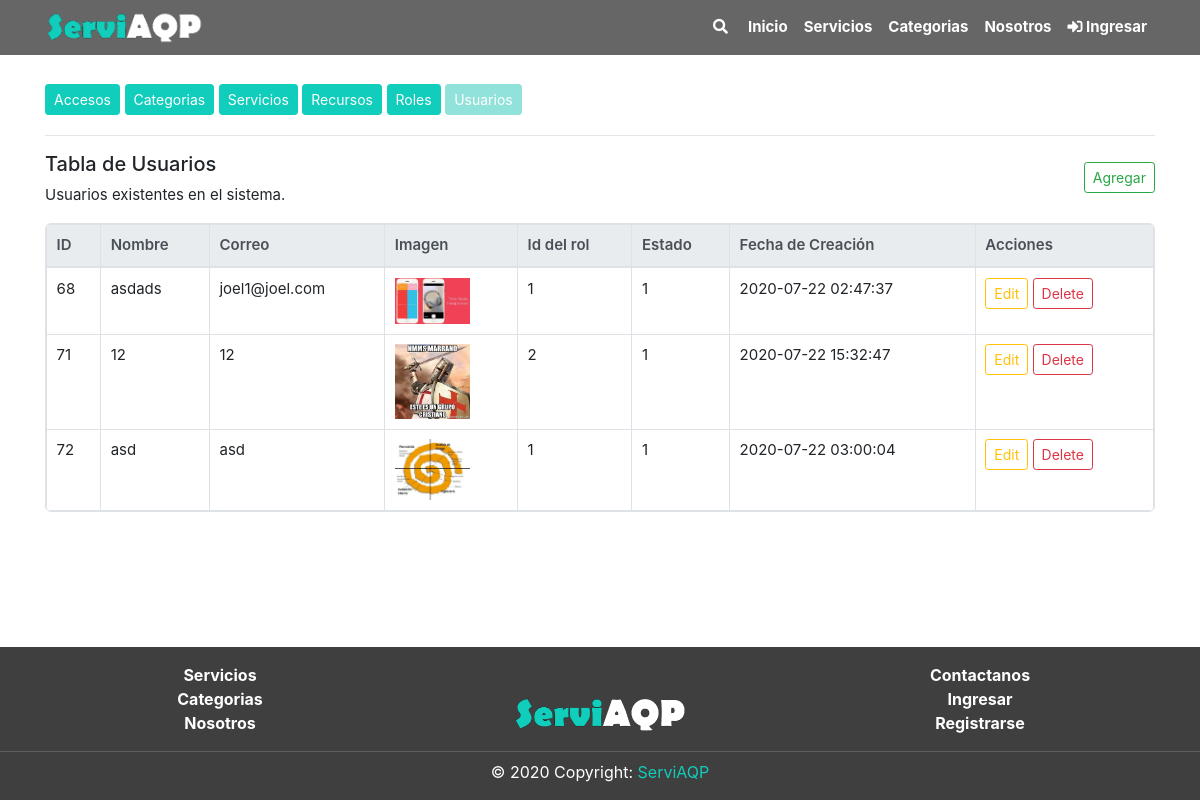
Page /usuario/index.php on the committed database.
### tables this page shows
CREATE TABLE `usuario` (
  `UsuID` int(11) NOT NULL,
  `UsuNom` varchar(100) NOT NULL,
  `UsuCor` varchar(40) NOT NULL,
  `UsuCon` varchar(400) NOT NULL,
  `UsuImgNom` varchar(200) NOT NULL,
  `UsuImgTip` varchar(200) NOT NULL,
  `UsuImgArc` longblob NOT NULL,
  `UsuRolID` int(11) DEFAULT NULL,
  `UsuEst` int(11) NOT NULL,
  `created_at` timestamp NOT NULL DEFAULT current_timestamp() ON UPDATE current_timestamp()
);

### includes/global_variable.php (called while the page is built)
<?php
$dirEjec = "/ServiAQP";
?>

### usuario/index.php (the view, shortened to what this page needs)
<?php
include("../includes/global_variable.php");
include("../includes/header.php");;
?>
<div class="section">
	<div class="container pt-4">
		<div class="mb-2">
			<a href="<?= $dirEjec ?>/acceso" class="btn btn-primary btn-sm mb-1">Accesos</a>
			<a href="<?= $dirEjec ?>/categorias/tabla.php" class="btn btn-primary btn-sm mb-1">Categorias</a>
			<a href="<?= $dirEjec ?>/servicios/tabla.php" class="btn btn-primary btn-sm mb-1">Servicios</a>
			<a href="<?= $dirEjec ?>/recurso" class="btn btn-primary btn-sm mb-1">Recursos</a>
			<a href="<?= $dirEjec ?>/rol" class="btn btn-primary btn-sm mb-1">Roles</a>
			<a href="<?= $dirEjec ?>/usuario" class="btn btn-primary btn-sm mb-1 btn-disabled disabled">Usuarios</a>
		</div>
		<hr class="mt-3">
		<div class="mt-3 row">
			<div class="col-10 ">
				<h5>Tabla de Usuarios</h5>
				<p>Usuarios existentes en el sistema.</p>
			</div>
			<div class="col-2 align-self-center mb-3">
			</div>
		</div>
		<div>
			<?php
			$query = "SELECT * FROM usuario";
			$resultAcceso = mysqli_query($conn, $query);
			if (mysqli_num_rows($resultAcceso) > 0) {
			?>
				<div class="table-responsive table-bordered tb">
					<table class='table '>
						<thead class="thead-light">
							<th>ID</th>
							<th>Nombre</th>
							<th>Correo</th>
							<th>Imagen</th>
							<th>Id del rol</th>
							<th>Estado</th>
							<th>Fecha de Creación</th>
							<th>Acciones</th>
						</thead>
						<tbody>
							<?php
							while ($row = mysqli_fetch_array($resultAcceso)) {
							?>
								<tr>
									<td><?php echo $row['UsuID'] ?></td>
									<td><?php echo $row['UsuNom'] ?></td>
									<td><?php echo $row['UsuCor'] ?></td>
									<td><img src="/ServiAQP/usuario/img/<?php echo $row['UsuImgNom'] ?>" width="75" alt="Img blob" /></td>
									<td><?php echo $row['UsuRolID'] ?></td>
									<td><?php echo $row['UsuEst'] ?></td>
									<td><?php echo $row['created_at'] ?></td>
									<td>
										<button type="button" onclick="edit_usuario(<?php echo $row['UsuID'] ?>)" class="btn btn-outline-warning btn-sm mb-1" data-toggle="modal" data-target="#editModal" data-whatever="@mdo">Edit</button>
										<a href="crud_usuario/delete.php?id=<?php echo $row['UsuID'] ?>" class="btn btn-outline-danger btn-sm mb-1">
											Delete
										</a>
									</td>
								</tr>
							<?php } ?>
						</tbody>
					</table>
				</div>
			<?php } else { ?>
				<p>No hay elementos</p>
			<?php } ?>
		</div>
	</div>
</div>
<?php
include("../includes/footer.php")
?>

### frontend/css/style.css (style rules this page uses)
:root { --color-principal: #11cdbb; --fondo-principal: white; --color-principal-hover: rgb(24, 170, 155); --color-principal-disa: rgb(87, 211, 199); --color-footer: rgb(63, 63, 63); }
* { margin: 0; padding: 0; -webkit-box-sizing: border-box; -moz-box-sizing: border-box; box-sizing: border-box; }
html { position: relative; min-height: 100%; background-color: var(--fondo-principal); }
body { margin-bottom: 190px; background-color: var(--fondo-principal); }
div.section { background-color: var(--fondo-principal); margin-top: 60px; }
p { font-size: 15px; }
a { color: var(--color-principal); }
.btn-primary { background-color: var(--color-principal) !important; border-color: var(--color-principal); }
.btn-disabled { background-color: var(--color-principal-disa) !important; border-color: var(--color-principal-disa) !important; }
.table { font-size: 15px; margin: 0px; }
.tb { border-radius: 6px; }
.table td, .table th { padding: .6rem; }
.table th { font-weight: 600; }

### rows in the picture
usuario: UsuID "68", UsuNom "asdads", UsuCor "joel1@joel.com", UsuImgNom (picture), UsuRolID "1", UsuEst "1", created_at "2020-07-22 02:47:37"
usuario: UsuID "71", UsuNom "12", UsuCor "12", UsuImgNom (picture), UsuRolID "2", UsuEst "1", created_at "2020-07-22 15:32:47"
usuario: UsuID "72", UsuNom "asd", UsuCor "asd", UsuImgNom (picture), UsuRolID "1", UsuEst "1", created_at "2020-07-22 03:00:04"
